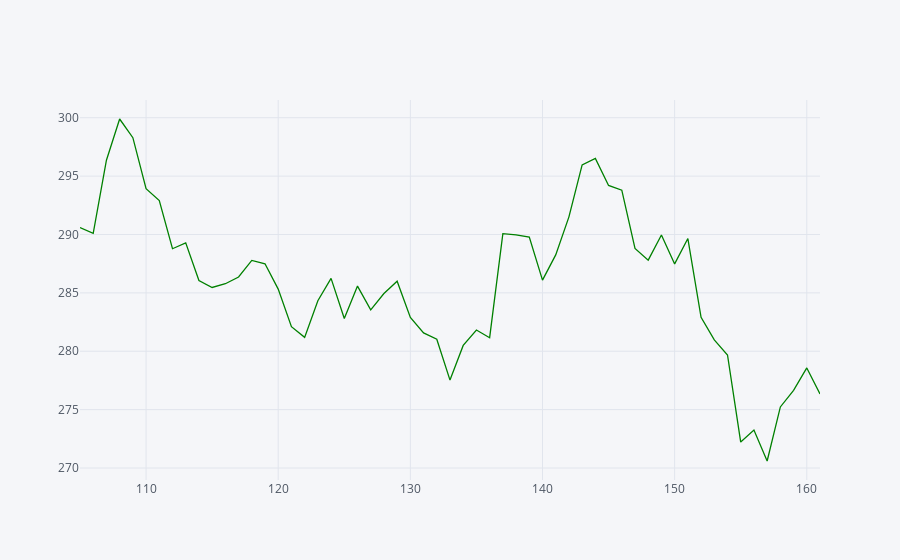
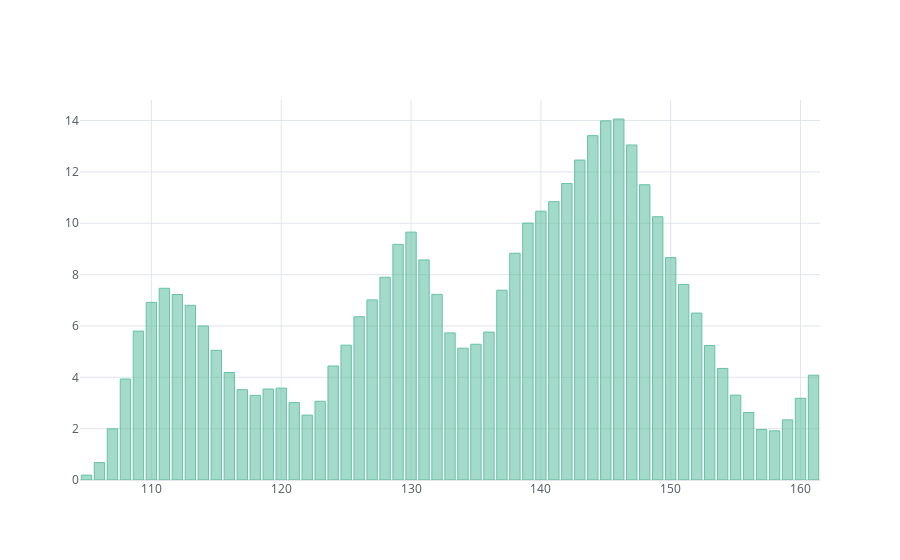

Notebook code for these charts, in order:
### Code cell
kr_cumsum = kr[knot:].cumsum()
import matplotlib.pyplot as plt
fig, axes = plt.subplots(3,1)
sdf[['kdjd','kdjj']][knot:].plot(ax=axes[0],figsize=(20,5),  grid=True, alpha=0.7, kind='line')
sdf.close[knot:].iplot(ax=axes[1], kind='line', color='green')
# kr_cumsum.plot(ax=axes[2],figsize=(20,5),  grid=True, alpha=0.7, color='blue',kind='bar')
kr_cumsum.iplot(ax=axes[1],theme = "white",colorscale="Set2",kind='bar',fill="Set2")

### Figure 1 — Plotly figure (JSON) as saved in the notebook; plotly's stock layout.template omitted (floating-point values rounded to 4 significant figures)
{"data": [{"line": {"color": "rgba(0, 128, 0, 1.0)", "dash": "solid", "shape": "linear", "width": 1.3}, "mode": "lines", "name": "close", "text": "", "type": "scatter", "x": [105, 106, 107, 108, 109, 110, 111, 112, 113, 114, 115, 116, 117, 118, 119, 120, 121, 122, 123, 124, 125, 126, 127, 128, 129, 130, 131, 132, 133, 134, 135, 136, 137, 138, 139, 140, 141, 142, 143, 144, 145, 146, 147, 148, 149, 150, 151, 152, 153, 154, 155, 156, 157, 158, 159, 160, 161], "y": [290.6, 290.1, 296.4, 299.9, 298.3, 293.9, 292.9, 288.8, 289.3, 286.1, 285.5, 285.8, 286.4, 287.8, 287.5, 285.3, 282.1, 281.2, 284.3, 286.2, 282.8, 285.6, 283.5, 284.9, 286, 282.9, 281.6, 281.0, 277.5, 280.5, 281.8, 281.2, 290.1, 290.0, 289.8, 286.1, 288.2, 291.5, 296.0, 296.5, 294.2, 293.8, 288.8, 287.8, 289.9, 287.5, 289.6, 282.9, 281.0, 279.7, 272.2, 273.2, 270.6, 275.2, 276.6, 278.6, 276.3]}], "layout": {"legend": {"bgcolor": "#F5F6F9", "font": {"color": "#4D5663"}}, "paper_bgcolor": "#F5F6F9", "plot_bgcolor": "#F5F6F9", "title": {"font": {"color": "#4D5663"}}, "xaxis": {"gridcolor": "#E1E5ED", "showgrid": true, "tickfont": {"color": "#4D5663"}, "title": {"font": {"color": "#4D5663"}, "text": ""}, "zerolinecolor": "#E1E5ED"}, "yaxis": {"gridcolor": "#E1E5ED", "showgrid": true, "tickfont": {"color": "#4D5663"}, "title": {"font": {"color": "#4D5663"}, "text": ""}, "zerolinecolor": "#E1E5ED"}}}

### Figure 2 — Plotly figure (JSON) as saved in the notebook; plotly's stock layout.template omitted (floating-point values rounded to 4 significant figures)
{"data": [{"marker": {"color": "rgba(102, 194, 165, 0.6)", "line": {"color": "rgba(102, 194, 165, 1.0)", "width": 1}}, "name": "None", "orientation": "v", "text": "", "type": "bar", "x": [105, 106, 107, 108, 109, 110, 111, 112, 113, 114, 115, 116, 117, 118, 119, 120, 121, 122, 123, 124, 125, 126, 127, 128, 129, 130, 131, 132, 133, 134, 135, 136, 137, 138, 139, 140, 141, 142, 143, 144, 145, 146, 147, 148, 149, 150, 151, 152, 153, 154, 155, 156, 157, 158, 159, 160, 161], "y": [0.1897, 0.6799, 1.994, 3.933, 5.799, 6.919, 7.467, 7.225, 6.805, 6.001, 5.052, 4.184, 3.516, 3.296, 3.543, 3.578, 3.014, 2.528, 3.067, 4.439, 5.251, 6.359, 7.015, 7.897, 9.178, 9.655, 8.573, 7.229, 5.73, 5.134, 5.287, 5.762, 7.393, 8.832, 10.01, 10.47, 10.84, 11.55, 12.46, 13.41, 13.99, 14.06, 13.05, 11.5, 10.26, 8.663, 7.617, 6.501, 5.238, 4.346, 3.306, 2.626, 1.966, 1.915, 2.342, 3.183, 4.084]}], "layout": {"legend": {"bgcolor": "#FFFFFF", "font": {"color": "#4D5663"}}, "paper_bgcolor": "#FFFFFF", "plot_bgcolor": "#FFFFFF", "title": {"font": {"color": "#4D5663"}}, "xaxis": {"gridcolor": "#E1E5ED", "showgrid": true, "tickfont": {"color": "#4D5663"}, "title": {"font": {"color": "#4D5663"}, "text": ""}, "zerolinecolor": "#E1E5ED"}, "yaxis": {"gridcolor": "#E1E5ED", "showgrid": true, "tickfont": {"color": "#4D5663"}, "title": {"font": {"color": "#4D5663"}, "text": ""}, "zerolinecolor": "#E1E5ED"}}}
